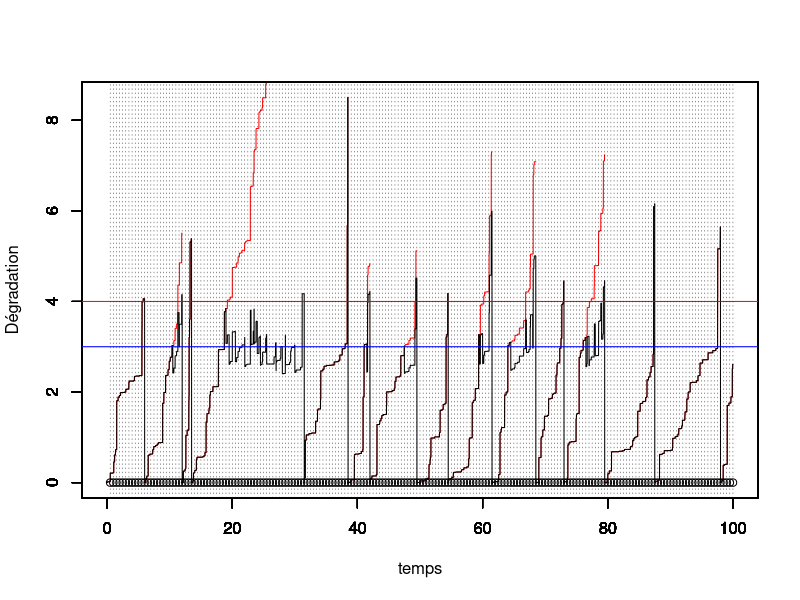
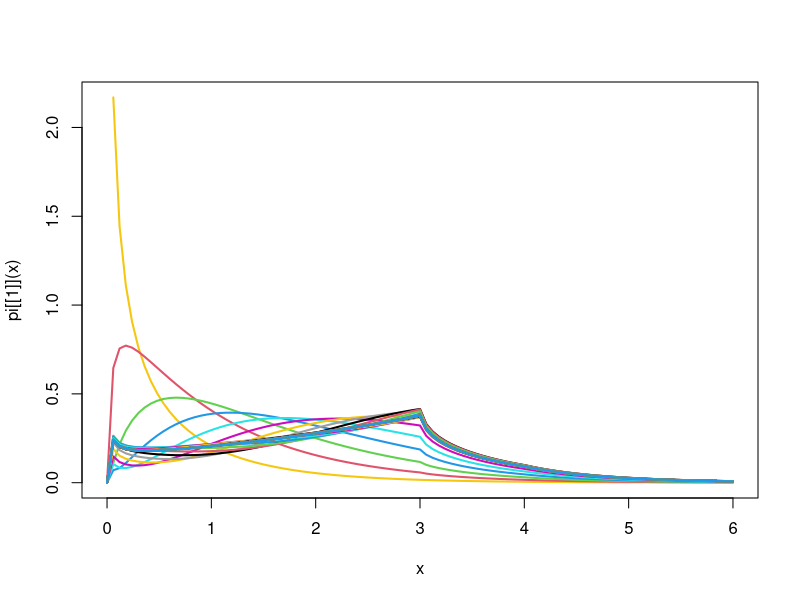
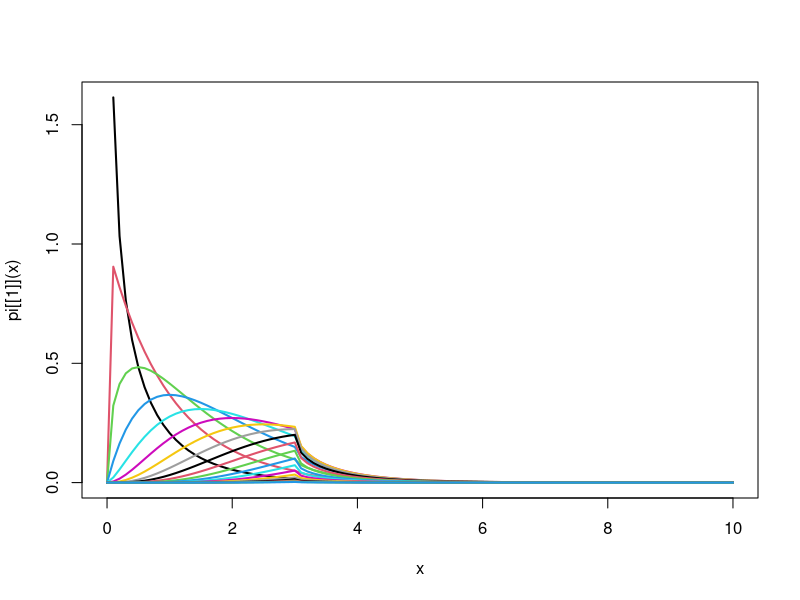

Reproduce these figures in R, in order.
#### Programme de simulation lorsqu'on observe uniquement la dégradation juste avant l'inspection


rm(list=ls())
library(ggplot2)
library(tidyverse)
tau = .5 # intervalle inter-inspection
rho = 0.2 # parametre ARDinf
L=3 # seuil pour MP
M=4 # seuil pout MC
tps.final <-100 # fenêtre d'observation du processus

id.newcycle <- FALSE # Initialisation du nb de cycle de renouvellement

set.seed(123)
# Simulation d'un processus gamma jusqu'au temps final
pas = 0.01 # pas de temps pour simuler le processus

alpha = 1 # paramètre de forme de Gamma a = alpha (t)^beta
beta = 1 # paramètre de forme  de Gamma
b=1   # paramètre d'échelle du Gamma
temps = seq(from = 0,to = tps.final,by = pas)

n=length(temps)

nb.inspections<- floor(tps.final/tau) # nombre d'inspections max pendant la fenêtre d'observation.

obs<-numeric(nb.inspections) # données observées (pendant les inspections, à t_j^-)

j<-1 # indicateur prochaine inspection
j.newcycle <- 0 # identifier le j où nouveau cycle
nb.cycles <- 1 # compteur de cycles

x=matrix(nrow=nb.inspections,ncol = n) # processus Gamma simulé, nb.lignes = nb.cycles
x[nb.cycles,1] = 0     # initialisation du processus Gamma = 0 à t=0
for(i in 2:n){
  x[nb.cycles,i] = x[nb.cycles,i-1] + rgamma(1,scale = b, shape = alpha*(temps[i]^beta-temps[i-1]^beta))
}
y=numeric(n) # processus Gamma maintenu
y.tilde=numeric(n) # processus Gamma maintenu

y[1]<-0
y.tilde[1]<-0

while (j<=nb.inspections) {
  # boucle sur un cycle de renouvellement
  if (id.newcycle){
    # on resimule un x depuis 0
    x[nb.cycles,1] = 0     # initialisation du processus Gamma = 0 à t=0
    for(i in 2:n){
      x[nb.cycles,i] = x[nb.cycles,i-1] + rgamma(1,scale = b, shape = alpha*(temps[i]^beta-temps[i-1]^beta))
    }
    id.newcycle <- FALSE
  }
  
  y.tilde[((j-1)*tau/pas+2):(j*(tau/pas)+1)]<-y[((j-1)*tau/pas+2):(j*(tau/pas)+1)]<-y[(j-1)*tau/pas+1]+ x[nb.cycles,((j-j.newcycle-1)*tau/pas+2):((j-j.newcycle)*(tau/pas)+1)]- x[nb.cycles,(j-j.newcycle-1)*tau/pas+1]

  obs[j]<-y[j*tau/pas+1] # état dégradation à l'inspection (t_j^-)
  
  if (obs[j] < L) {
    print("no action")
  } else {
    if (obs[j]<M) {
      y[j*tau/pas+1]<-(1-rho)*y[j*tau/pas+1] # on écrase (ARD infini)
    } else {
      y[j*tau/pas+1]<-0
      id.newcycle <- TRUE
      j.newcycle <- j
      nb.cycles <- nb.cycles+1
    }
  }
  j<-j+1
}


#df <- data.frame(temps,x,y)
#mygraph <- ggplot(df,aes(x = temps)) +  
#  geom_line(aes(y = y), color = "darkred") +
#  geom_line(aes(y = x), color="steelblue", linetype="twodash") +
#  geom_abline(slope = 0,intercept = L,color="blue") +
#  geom_abline(slope = 0,intercept = M,color="red")


temps.cycle<-c(0,tau*which(obs>M),tps.final)
indice.temps.cycle <- c(1,tau/pas*(which(obs>M))+1,length(temps))


for (k in 1:nb.cycles){
  plot(temps[indice.temps.cycle[k]:indice.temps.cycle[k+1]],x[k,1:(indice.temps.cycle[k+1]-indice.temps.cycle[k]+1)],col="red",type="l",ylim = c(0,max(y.tilde)),xlim = c(0,tps.final),xlab="",ylab="")
  par(new=T)
}

plot(temps,y.tilde,type="l",ylim=c(0,max(y.tilde)),xlim = c(0,tps.final),ylab="",xlab="")


par(new=T)
plot(tau*(1:nb.inspections),numeric(length = nb.inspections),ylim=c(0,max(y.tilde)),type="p",xlim = c(0,tps.final),xlab = "temps",ylab="Dégradation")
abline(h=L,col="blue")
abline(h=M,col="red")
abline(v=tau*(1:nb.inspections), lty =3, col = grey(0.1), lwd = 0.45)

#abline(v = tau*(1:nb.inspection))


#####################################
# Calcul de la loi stationnaire
#####################################


## update 20/05/2021
## version discrétisée pour le calcul de la loi stationnaire

# fonction ntrap : renvoie l'intégrale par la méthode des trapèzes
ntrap <- function(abs,ord){
  # Cette fonction renvoie un vecteur de taille nc (pour différentes valeurs de y)
  # abscisse abs : vecteur de taille nl
  # ordonnée ord : matrice de taille nc*nl
  # (abs_i+1-abs_i)*(f(abs_i,ord)+f(abs_i,ord)/2
  # (matrix(1,ncol=1,nrow=nc)%*%diff(abs)) = (x_2-x_1 x_3-x_2 ...
  #                                           x_2-x_1 x_3-x_2 ...)
  
  nl<- length(abs)
  if (is.matrix(ord)){
    nc <- nrow(ord)
    res <- rowSums((matrix(1,ncol=1,nrow=nc)%*%diff(abs))*(ord[,-ncol(ord)]+ord[,-1])/2)
    } else {
    nc <- 1
    res <- sum(diff(abs)*(ord[-length(ord)]+ord[-1])/2)
    }
  return(res)
}





# vecteur de l'état x
level.x <- seq(0.01,M+2,0.01)
n.level.x <-length(level.x)

ind.L <- which( level.x == L)
ind.M <- which( level.x == M)


level.y <- seq(0.01,M+2,0.01)
n.level.y <-length(level.y)

mat.trans <- matrix(0,ncol=n.level.y,nrow = n.level.x)
mat.trans.rho <- matrix(0,ncol=n.level.y,nrow = n.level.x)

for(i in 1:(n.level.x-1)){
  mat.trans[i,(i+1):n.level.y]<-dgamma(level.y[(i+1):n.level.y]-level.x[i],scale=b,shape = alpha*tau^beta)
  mat.trans.rho[i,(i+1):n.level.y]<-dgamma(level.y[(i+1):n.level.y]-(1-rho)*level.x[i],scale=b,shape = alpha*tau^beta)
}

K<-100
w<-matrix(0,nrow=K,ncol=n.level.y)
w[1,]<-dgamma(level.y,scale = b,shape=alpha*tau^beta)


pi<-list()
pi[[1]]<-function(x) dgamma(x,scale = b,shape=alpha*tau^beta)
curve(pi[[1]](x), from = 0, to = max(level.x), lwd = 2, col = k)

for(k in 2:K){
  
  # Contribution à la première intégrale :

  Q1 <- ntrap(level.x[1:ind.L],t(mat.trans[1:ind.L,]) * matrix(rep(w[k-1,1:ind.L],n.level.y),byrow = T,ncol = ind.L)) 
  # Contribution à la deuxième intégrale :

  Q2 <- ntrap(level.x[(ind.L+1):ind.M],t(mat.trans.rho[(ind.L+1):ind.M,]) *matrix(rep(w[k-1,(ind.L+1):ind.M],n.level.y),byrow = T,ncol = ind.M-ind.L) )
  
  # Contribution à la troisième intégrale :

  Q3 <- dgamma(level.y,scale=b,shape=alpha*tau^beta) * ntrap(level.x[(ind.M+1):n.level.y],w[k-1,(ind.M+1):n.level.y])
  
  aux <- w[k,] <- (Q1+Q2+Q3)/ntrap(level.x,Q1+Q2+Q3)
  fn_w <- function(x) {
    res <- splinefun(x = level.x, y = aux)(x)*((0 < x) & (x<=max(level.x)))
    return(res)
  }
  pi[[k]] <- fn_w
  curve(pi[[k]](x), from = 0, to = max(level.x), lwd = 2, add = TRUE, col = k,ylab = "w_k")
  print(paste("L'intégrale de la", k,"-ième fonction vaut",integrate(fn_w,0,Inf)$value,sep=" "))
#  scan()
}
######################
###   fin update   ###
###################### 


# 1ere intégrale \int_0^L \int_L^M f(y-x) pi(dx)

PI <- Vectorize(function(u) integrate(pi[[K]],0,u)$value)

# Tirer selon loi stationnaire :

# Tirer un u selon U[0,1]
#samplePi <- function(n) replicate(n,uniroot(function(u) PI(u) - runif(1),c(0,100))$root)
# Ne semble pas fonctionner quand on compare l'histo avec la densité ! 23/06/2021.


yPi <- runif(100000,L,M)
xPi <- runif(100000,0,L)

mean(dgamma(yPi-xPi,rate=beta,shape=alpha*tau)*pi[[K]](xPi))*(M-L)*L

yPi <- runif(100000,0,M)
1-mean(dgamma(yPi-xPi,rate=beta,shape=alpha*tau)*pi[[K]](xPi))*(M)*L

# Peut-être choisir une méthode plus efficace... car tous les x>y ne contribuent pas à l'intégrale


K<- 20 # nb itérations de l'algo de point fixe
grid_abs <- seq(0.01,10,0.01)
nb_abs <- length(grid_abs)
w<-matrix(nrow = K,ncol = nb_abs )

pi<-list()
pi[[1]]<-function(x) dgamma(x,scale = b,shape=alpha*tau^beta)


curve(pi[[1]](x), from = 0, to = max(grid_abs), lwd = 2)

for(k in 2:K){
  for (j in 1:nb_abs){
    abs <- grid_abs[j]
    fn_aux1 <- function(x) {
      res <- pi[[k-1]](x)*dgamma(abs-x,scale = b,shape=alpha*tau^beta)
      return(res)
    }
    fn_aux2 <- function(x) {
      res <- pi[[k-1]](x)*dgamma(abs-(1-rho)*x,scale=b,shape=alpha*tau^beta)
      return(res)
    }
    fn_aux3 <- function(x) {
      res <- pi[[k-1]](x)
      return(res)
    }
    w[k,j] <- integrate(f = fn_aux1, lower = 0, upper = min(L,abs))$value 
    + ifelse(min(abs/(1-rho),L)==min(abs/(1-rho),M),0,integrate(f = fn_aux2, lower = min(abs/(1-rho),L), upper = min(abs/(1-rho),M))$value)
    + integrate(f = fn_aux3, lower = M, upper = Inf)$value * dgamma(abs,scale=b,shape=alpha*tau^beta)
  }
  aux <- w[k,]
  fn_w <- function(x) {
    res <- splinefun(x = grid_abs, y = aux)(x)*((0 < x) & (x<=max(grid_abs)))
    return(res)
  }
  pi[[k]] <- fn_w
  curve(pi[[k]](x), from = 0, to = max(grid_abs), lwd = 2, add = TRUE, col = k)
  print(paste("L'intégrale de la", k,"-ième fonction vaut",integrate(fn_w,0,Inf)$value,sep=" "))
}
